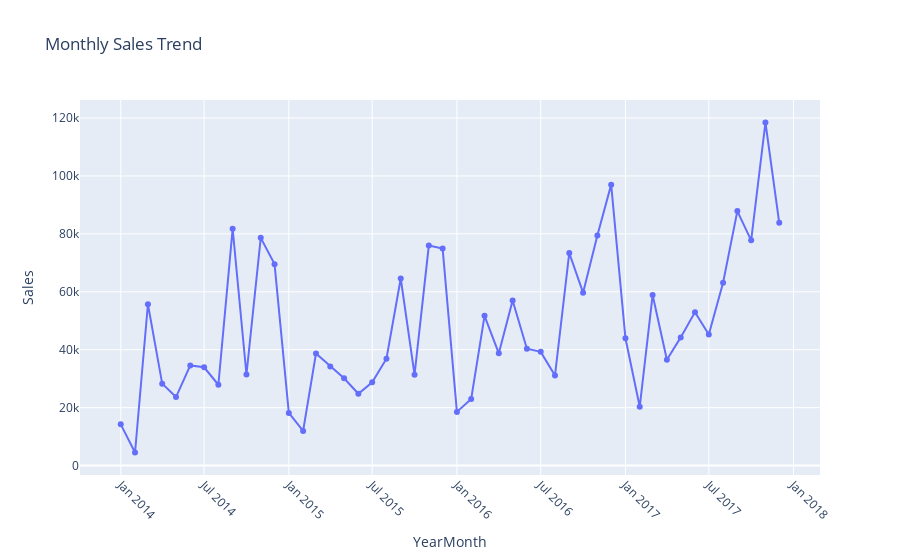

The code cell stored with this chart in its notebook:
### Markdown cell above
### Monthly Sales Trend

This line chart shows how total sales change month-to-month across the timeline of the dataset.
Identifying sales peaks and drops helps the business understand seasonality and high-demand periods.

### Code cell
# Convert the Order Date column to proper datetime format.
df["Order Date"] = pd.to_datetime(df["Order Date"])

# Extract the year and month (YYYY-MM) from each order date and store it as a new column.
df["YearMonth"] = df["Order Date"].dt.to_period("M").astype(str)

# Group the data by Year-Month and calculate the total sales for each month.
monthly_sales = df.groupby("YearMonth")["Sales"].sum().reset_index()

# Create a line chart showing how total sales change month by month,
# with markers added to highlight each monthly value.
fig = px.line(
    monthly_sales,
    x="YearMonth",
    y="Sales",
    title="Monthly Sales Trend",
    markers=True
)
# Rotate x-axis labels so they don’t overlap and remain readable.
fig.update_xaxes(tickangle=45)

# Display the final visualization.
fig.show()

### Figure 1 — Plotly figure (JSON) as saved in the notebook; plotly's stock layout.template omitted (floating-point values rounded to 4 significant figures)
{"data": [{"hovertemplate": "YearMonth=%{x}<br>Sales=%{y}<extra></extra>", "legendgroup": "", "line": {"color": "#636efa", "dash": "solid"}, "marker": {"symbol": "circle"}, "mode": "lines+markers", "name": "", "orientation": "v", "showlegend": false, "type": "scatter", "x": ["2014-01", "2014-02", "2014-03", "2014-04", "2014-05", "2014-06", "2014-07", "2014-08", "2014-09", "2014-10", "2014-11", "2014-12", "2015-01", "2015-02", "2015-03", "2015-04", "2015-05", "2015-06", "2015-07", "2015-08", "2015-09", "2015-10", "2015-11", "2015-12", "2016-01", "2016-02", "2016-03", "2016-04", "2016-05", "2016-06", "2016-07", "2016-08", "2016-09", "2016-10", "2016-11", "2016-12", "2017-01", "2017-02", "2017-03", "2017-04", "2017-05", "2017-06", "2017-07", "2017-08", "2017-09", "2017-10", "2017-11", "2017-12"], "xaxis": "x", "y": [14240.0, 4520.0, 55690.0, 28300.0, 23650.0, 34600.0, 33950.0, 27910.0, 81780.0, 31450.0, 78630.0, 69550.0, 18170.0, 11950.0, 38730.0, 34200.0, 30130.0, 24800.0, 28770.0, 36900.0, 64600.0, 31400.0, 75970.0, 74920.0, 18540.0, 22980.0, 51720.0, 38750.0, 56990.0, 40340.0, 39260.0, 31120.0, 73410.0, 59690.0, 79410.0, 97000.0, 43970.0, 20300.0, 58870.0, 36520.0, 44260.0, 52980.0, 45260.0, 63120.0, 87870.0, 77780.0, 118400.0, 83830.0], "yaxis": "y"}], "layout": {"autosize": true, "legend": {"tracegroupgap": 0}, "title": {"text": "Monthly Sales Trend"}, "xaxis": {"anchor": "y", "autorange": true, "domain": [0, 1], "range": ["2013-10-06 10:36:26.8195", "2018-02-25 13:23:33.1805"], "tickangle": 45, "title": {"text": "YearMonth"}, "type": "date"}, "yaxis": {"anchor": "x", "autorange": true, "domain": [0, 1], "range": [-5052.0, 128000.0], "title": {"text": "Sales"}, "type": "linear"}}}
